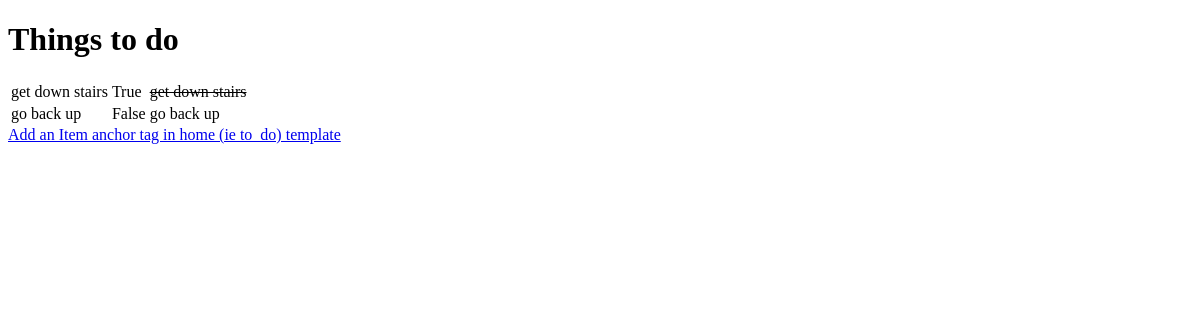
The app's page /, older data.
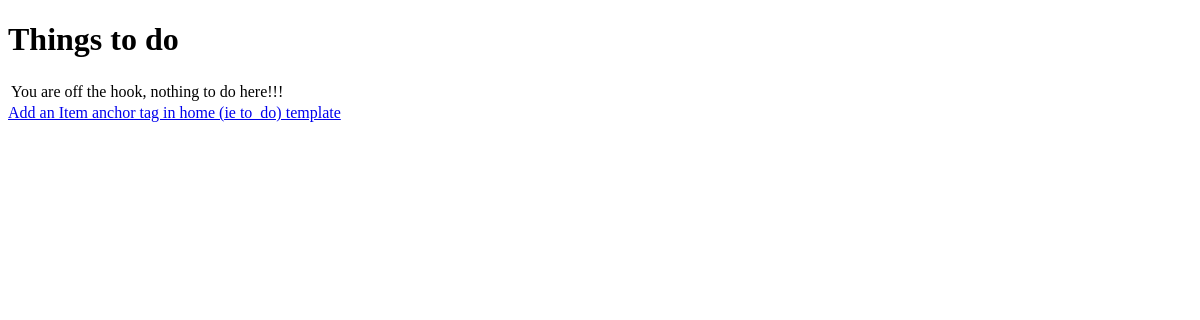
The same page, newer data.
### myapptodo/models.py (models this page shows, shortened)
class Item(models.Model):
    name = models.CharField(max_length=50, null=False, blank=False)
    done = models.BooleanField(null=False, blank=False)

### myapptodo/views.py (the view)
# urls.py: path('', get_todo_list, name='get_todo_list'), # home
def get_todo_list(request):
    items = Item.objects.all()  # returns query set & content is dictionary with all items
    context = {
        'items': items
    }
    return render(request, 'myapptodo/todo_template.html', context)

### myapptodo/templates/myapptodo/todo_template.html (shortened to what this page needs)
<!DOCTYPE html>
<html lang="en">
<head>
</head>
<body>
    <h1>Things to do</h1>
    <table>
        {% for item in items %}
        <tr>
            <td>{{ item.name }}</td>
            <td>{{ item.done }}</td>
            {% if item.done %}
                <td><strike>{{ item.name }}</strike></td>
            {% else %}
                <td>{{ item.name }}</td>
            {% endif %}
        </tr>
        {% empty %}
        <tr><td>You are off the hook, nothing to do here!!!</td></tr>
        {% endfor %}
    </table>
    <a href = "/add">Add an Item anchor tag in home (ie to_do) template</a>
</body>
</html>

Row changes from the older to the newer data that the page shows:
removed Item: name "get down stairs", done "True"
removed Item: name "go back up", done "False"
Text that changed along with them:
text now shown: "You are off the hook, nothing to do here!!!"
